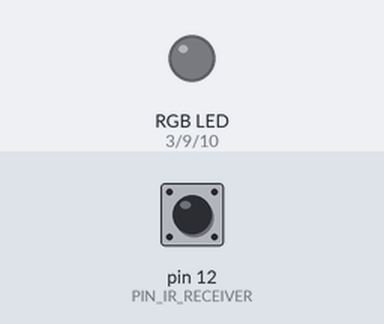
This sketch was run on a simulated Arduino Uno, built with avr-gcc and run on an emulated ATmega328P. Shown: an RGB LED mixed from three pins (HIGH = lit). The test bench sets the inputs (shaded band); at power-on: pin 12 (PIN_IR_RECEIVER) HIGH. Dim RGB values are drawn brighter than linear; random numbers use the default seed unless the sketch sets one.

Above: at 1.2 s.
1.3 s: pin 12 (PIN_IR_RECEIVER) driven LOW
At 2.2 s:
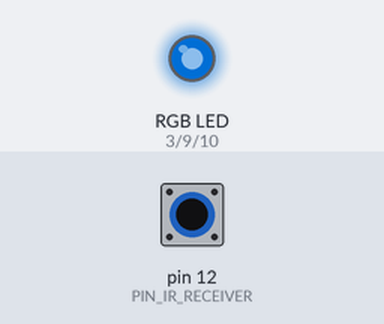
2.8 s: pin 12 (PIN_IR_RECEIVER) pulsed HIGH 5 times (0.12 s each, 0.3 s apart)
At 5.0 s:
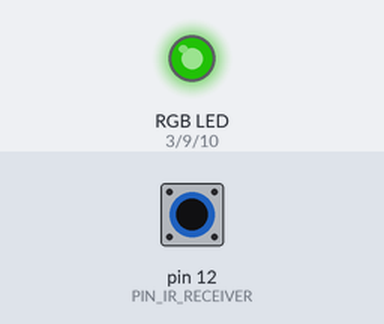
5.8 s: pin 12 (PIN_IR_RECEIVER) pulsed HIGH 2 times (0.12 s each, 0.3 s apart)
At 6.6 s:
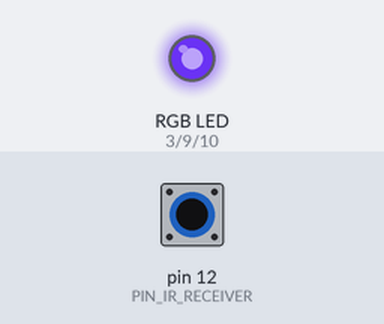
Timing chart, 0 to 8.8 s (numbered marks = the images above; inputs shaded):
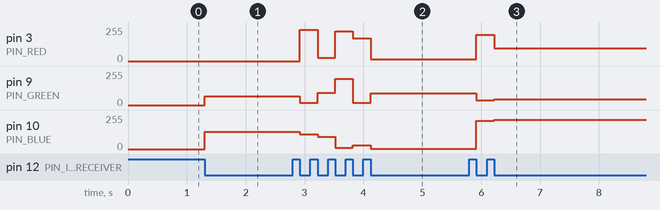

The sketch:

Infrared_Transmission.ino
```cpp
const int PIN_IR_RECEIVER = 12;
const int PIN_RED = 3;
const int PIN_GREEN = 9;
const int PIN_BLUE = 10;

bool input_ready = true;

void setup() {

    pinMode( PIN_IR_RECEIVER, INPUT_PULLUP );
    pinMode( PIN_RED, OUTPUT );
    pinMode( PIN_GREEN, OUTPUT );
    pinMode( PIN_BLUE, OUTPUT );
    randomSeed( analogRead(0) );
}

void loop() {

    if( input_ready && digitalRead(PIN_IR_RECEIVER) == LOW ) {
        color_randomizer();
        input_ready = false;
    } else if( !input_ready && digitalRead(PIN_IR_RECEIVER) == HIGH ) {
        input_ready = true;
    }
}

void color_randomizer() {
    int red = random( 256 );
    int green = random( 256 );
    int blue = random( 256 );
    analogWrite( PIN_RED, red );
    analogWrite( PIN_GREEN, green );
    analogWrite( PIN_BLUE, blue );
}
```

Measured:
- after the input at 1.3 s, pin 9 (PIN_GREEN): 0/255 → 67/255 at once; pin 10 (PIN_BLUE): 0/255 → 130/255 at once
- after the input at 2.8 s, pin 3 (PIN_RED): 0/255 → 234/255 after 0.12 s, → 24/255 0.30 s later, → 222/255 0.30 s later, → 169/255 0.30 s later, … (5 changes in this stretch); pin 9 (PIN_GREEN): 67/255 → 16/255 after 0.12 s, → 91/255 0.30 s later, → 196/255 0.30 s later, → 17/255 0.30 s later, … (5 changes in this stretch)
- after the input at 5.8 s, pin 3 (PIN_RED): 15/255 → 196/255 after 0.12 s, → 95/255 0.30 s later; pin 9 (PIN_GREEN): 87/255 → 34/255 after 0.12 s, → 45/255 0.30 s later; pin 10 (PIN_BLUE): 3/255 → 213/255 after 0.12 s, → 220/255 0.30 s later
